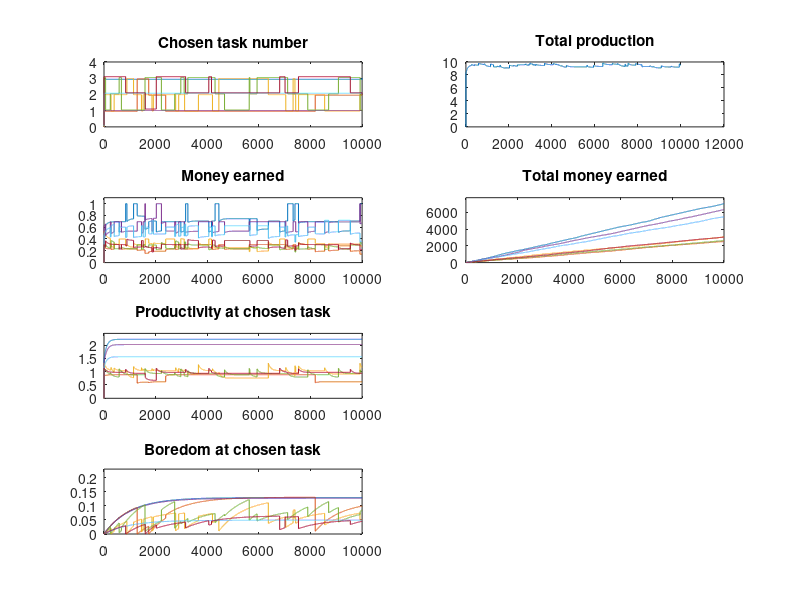

Write the MATLAB code that produced this figure.
%Main function
clearvars;

%Initialize the variables:
N=7; %Number of persons
M=3; %Number of tasks

%Parameters of the model
abilitymu = 1;
abilitysd = 0.3;
prodmu = 1;
prodsd = 0.3;
boredommu=0.10;
boredomsd = 0.030;
learning = 0.01;
forgetting = 0.003;
boredomIncrease = 0.001;
boredomDecrease = 0.0003;
switchPossibilityFrequency = 0.003; %Meaning ~all 1/x days

%initialize random variables
abilities = abs(abilitymu + abilitysd*randn(N,1));
initialProductivity = abs(prodmu + prodsd*randn(N,M));
maximalBoredom = abs(boredommu + boredomsd*randn(N,M));


%Variables for simulation
simulationTime=10000;
dt = 1;

catastrophe = false;
catastropheTime = 3000;


%Other needed variables
taskvalue = ones(1,M);
chosenTask = ones(N,1);
productivity = initialProductivity;
boredom = zeros(N,M);
boredomAtChosenTask = zeros(N,1);
productivityAtChosenTask = zeros(N,1);
production = zeros(1,M);
money = zeros(N,1);
totalmoney = zeros(N,1);
taskTime = zeros(N,1);
moneyTime = zeros(N,1);
totalmoneyTime = zeros(N,1);
boredomTime = zeros(N,1);
productivityTime = zeros(N,1);
totalProduction = 0;
productionTime = 0;
alive = ones(N,1);

%Initialize dependent values
maximalProductivity = initialProductivity;
for i=1:N
    for j=1:M
        maximalProductivity(i,j) = maximalProductivity(i,j)*abilities(i,1);
    end
end
%maximalBoredom = initialProductivity*maxBoredomFactor;

%initialize choice: everyone choses task where productivity is best
maxProductivity = zeros(N,1);
for i=1:N
    for j=1:M
        if(productivity(i,j) > maxProductivity(i,1))
            chosenTask(i,1) = j;
            maxProductivity(i,1) = productivity(i,j);
        end
    end
end

timesteps = simulationTime/dt;
for t=0:timesteps
    %Update total production
    production = zeros(1,M);
    for i=1:N
        if(alive(i,1))
            production(chosenTask(i,1)) =  production(chosenTask(i,1)) + productivity(i,chosenTask(i,1));
        end
    end
    
    %Calculate who earns how much money and update total production
    totalProduction = 0;
    for i=1:N
        if(alive(i,1))
            money(i,1) = productivity(i,chosenTask(i,1)) / production(chosenTask(i,1));
            totalmoney(i,1) = totalmoney(i,1) + money(i,1);
            totalProduction = totalProduction + productivity(i,chosenTask(i,1));
        end
    end
    
    %Update abilities
    for i=1:N
        if(alive(i,1))
            for j=1:M
                if(chosenTask(i,1) == j)
                    productivity(i,j) = productivity(i,j) + (maximalProductivity(i,j)-productivity(i,j))*(learning*dt);
                    %productivity(i,j) = min(maximalProductivity(i,j), productivity(i,j) + learning*dt);
                    boredom(i,j) = boredom(i,j) + (maximalBoredom(i,j)-boredom(i,j))*(boredomIncrease*dt);
                    %boredom(i,j) = boredom(i,j) + (maximalBoredom(i,j)-boredom(i,j))*(boredomIncrease*boredomSensitivity(i,1)*dt);
                    %boredom(i,j) = min(maximalBoredom(i,j), boredom(i,j) + boredomIncrease*boredomSensitivity(i,1)*dt);
                else
                    productivity(i,j) = productivity(i,j) - (productivity(i,j)-initialProductivity(i,j))*(forgetting*dt);
                    %productivity(i,j) = max(initialProductivity(i,j), productivity(i,j) - forgetting*dt);
                    boredom(i,j) = boredom(i,j) - (boredom(i,j))*(boredomDecrease*dt);
                    %boredom(i,j) = boredom(i,j) - (boredom(i,j))*(boredomDecrease*boredomSensitivity(i,1)*dt);
                    %boredom(i,j) = max(0, boredom(i,j) - boredomDecrease*dt);
                end
            end
        end
    end
    
    %Allow one person to change the job
    for i=1:N
        if(alive(i,1))
            if(rand() < switchPossibilityFrequency*dt)
                maxGain=-1000;
                bestTask=0;
                for j=1:M
                    if(j == chosenTask(i,1))
                        gain = productivity(i,j) / production(chosenTask(i,1));
                    else
                        gain = productivity(i,j) / (production(1,j)+productivity(i,j));
                    end
                    gain = gain - boredom(i,j);
                    if(gain > maxGain)
                        maxGain=gain;
                        bestTask=j;
                    end
                end
                chosenTask(i,1) = bestTask;
            end
        end
    end
    
    %Update boredom
    for i=1:N
        if(alive(i,1))
            boredomAtChosenTask(i,1) = boredom(i,chosenTask(i,1));
            productivityAtChosenTask(i,1) = productivity(i,chosenTask(i,1));
        end
    end
    
    %Kill someone
    if(catastropheTime < t*dt)
        if catastrophe
            chosenTask(1,1) = -1;
            alive(1,1) = 0;
            totalmoney(1,1)=-1000;
            boredom(1,:)=-10;
            boredomAtChosenTask(1,1)=-10;
            productivityAtChosenTask(1,1)=-10;
            productivity(1,:)=-10;
            money(1,1)=-10;
        end
    end
    
    
    taskTime = [taskTime chosenTask];
    moneyTime = [moneyTime money];
    totalmoneyTime = [totalmoneyTime totalmoney];
    boredomTime = [boredomTime boredomAtChosenTask];
    productivityTime = [productivityTime productivityAtChosenTask];
    productionTime = [productionTime totalProduction];
end

time = 0:timesteps+1;

%For visibility, so that lines don't hide each other (superimposition); 
%TODO: find better way to make them all visible
for i=1:N
    for t=1:timesteps+1
        taskTime(i,t) = taskTime(i,t) - 0.1 + 0.2/N*i;
    end
end

subplot(4,2,1)
plot(time, taskTime)
axis([0 timesteps 0 M+1])
title('Chosen task number');

subplot(4,2,3)
plot(time, moneyTime)
axis([0 timesteps 0 1.1])
title('Money earned');

subplot(4,2,5)
plot(time, productivityTime)
axis([0 timesteps 0 max(productivityTime(:))*1.1])
title('Productivity at chosen task');

subplot(4,2,7)
plot(time, boredomTime)
axis([0 timesteps 0 max(boredomTime(:))+0.1])
title('Boredom at chosen task');

subplot(4,2,2)
plot(time, productionTime)
title('Total production')

subplot(4,2,4)
plot(time, totalmoneyTime)
axis([0 timesteps 0 max(totalmoneyTime(:))*1.1])
title('Total money earned')

%Idea for alternative representation (DIFFICULT!!)
%Have the tasks represented as locations on a 2D plot. Then each person
%(represented by a drawing of a person/worker or by a face)
%stands next to the task he is performing, and a pile of coins shows how
%much he earns. Then we see the workers moving to another point when they 
%change the task.
